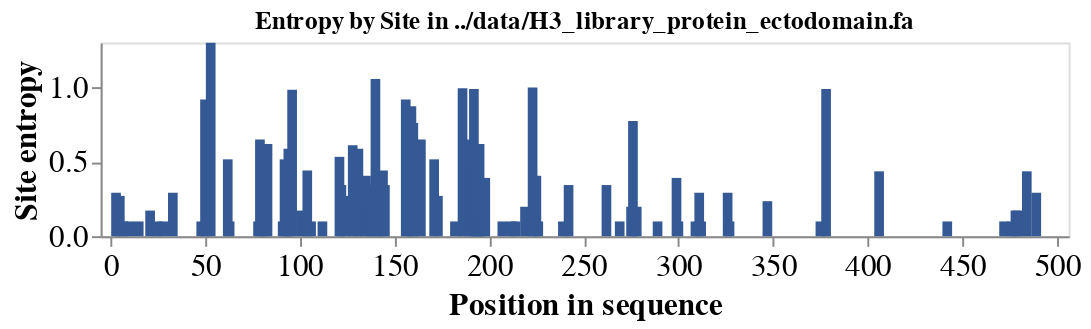
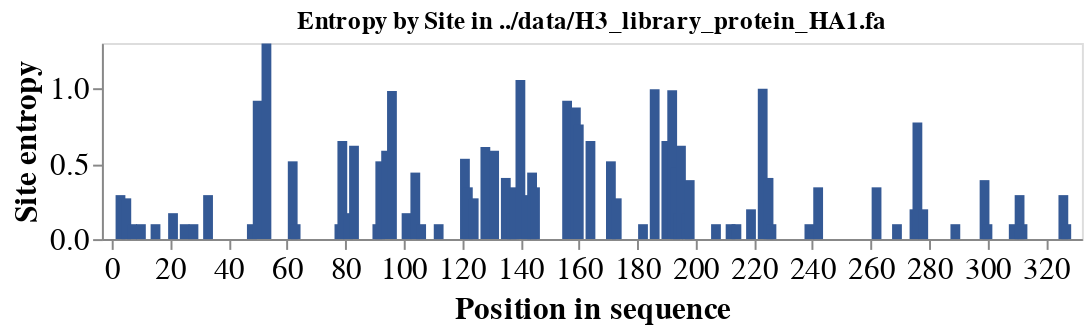

Here is the notebook cell these charts were saved with, in order:
### Code cell
# Show for both ectodomain and HA1
for file in library_protein_sequences:
    # fasta_file = os.path.join(datadir, file)

    # Generate the plot
    chart, dataframe = calculate_entropy(file)
    chart.display()
        
# chart = count_mutations_by_site("path_to_fasta_file.fasta")
# chart.show()  # If using in a Jupyter notebook, use chart.display() instead

### Figure 1 — Vega-Lite specification as saved in the notebook (floating-point values rounded to 4 significant figures; data arrays with more than 128 entries replaced by an {"elided": "..."} marker saying what was removed)
{"config": {"view": {"continuousWidth": 300, "continuousHeight": 300}}, "data": {"name": "data-cfdc497267247bd46feed969c6948e72"}, "mark": {"type": "bar", "color": "#345995"}, "encoding": {"tooltip": [{"field": "Site", "type": "quantitative"}, {"field": "Entropy", "type": "quantitative"}, {"field": "Consensus", "type": "nominal"}], "x": {"axis": {"grid": false, "labelFontSize": 16, "titleFontSize": 16}, "field": "Site", "scale": {"domain": [0, 501]}, "title": "Position in sequence", "type": "quantitative"}, "y": {"axis": {"grid": false, "labelFontSize": 16, "titleFontSize": 16}, "field": "Entropy", "title": "Site entropy", "type": "quantitative"}}, "height": 100, "title": "Entropy by Site in ../data/H3_library_protein_ectodomain.fa", "width": 500, "$schema": "https://vega.github.io/schema/vega-lite/v5.20.1.json", "datasets": {"data-cfdc497267247bd46feed969c6948e72": {"elided": "501 records"}}}

### Figure 2 — Vega-Lite specification as saved in the notebook (floating-point values rounded to 4 significant figures; data arrays with more than 128 entries replaced by an {"elided": "..."} marker saying what was removed)
{"config": {"view": {"continuousWidth": 300, "continuousHeight": 300}}, "data": {"name": "data-d06747628ed78a9371a3590b7c1128d2"}, "mark": {"type": "bar", "color": "#345995"}, "encoding": {"tooltip": [{"field": "Site", "type": "quantitative"}, {"field": "Entropy", "type": "quantitative"}, {"field": "Consensus", "type": "nominal"}], "x": {"axis": {"grid": false, "labelFontSize": 16, "titleFontSize": 16}, "field": "Site", "scale": {"domain": [0, 329]}, "title": "Position in sequence", "type": "quantitative"}, "y": {"axis": {"grid": false, "labelFontSize": 16, "titleFontSize": 16}, "field": "Entropy", "title": "Site entropy", "type": "quantitative"}}, "height": 100, "title": "Entropy by Site in ../data/H3_library_protein_HA1.fa", "width": 500, "$schema": "https://vega.github.io/schema/vega-lite/v5.20.1.json", "datasets": {"data-d06747628ed78a9371a3590b7c1128d2": {"elided": "329 records"}}}
